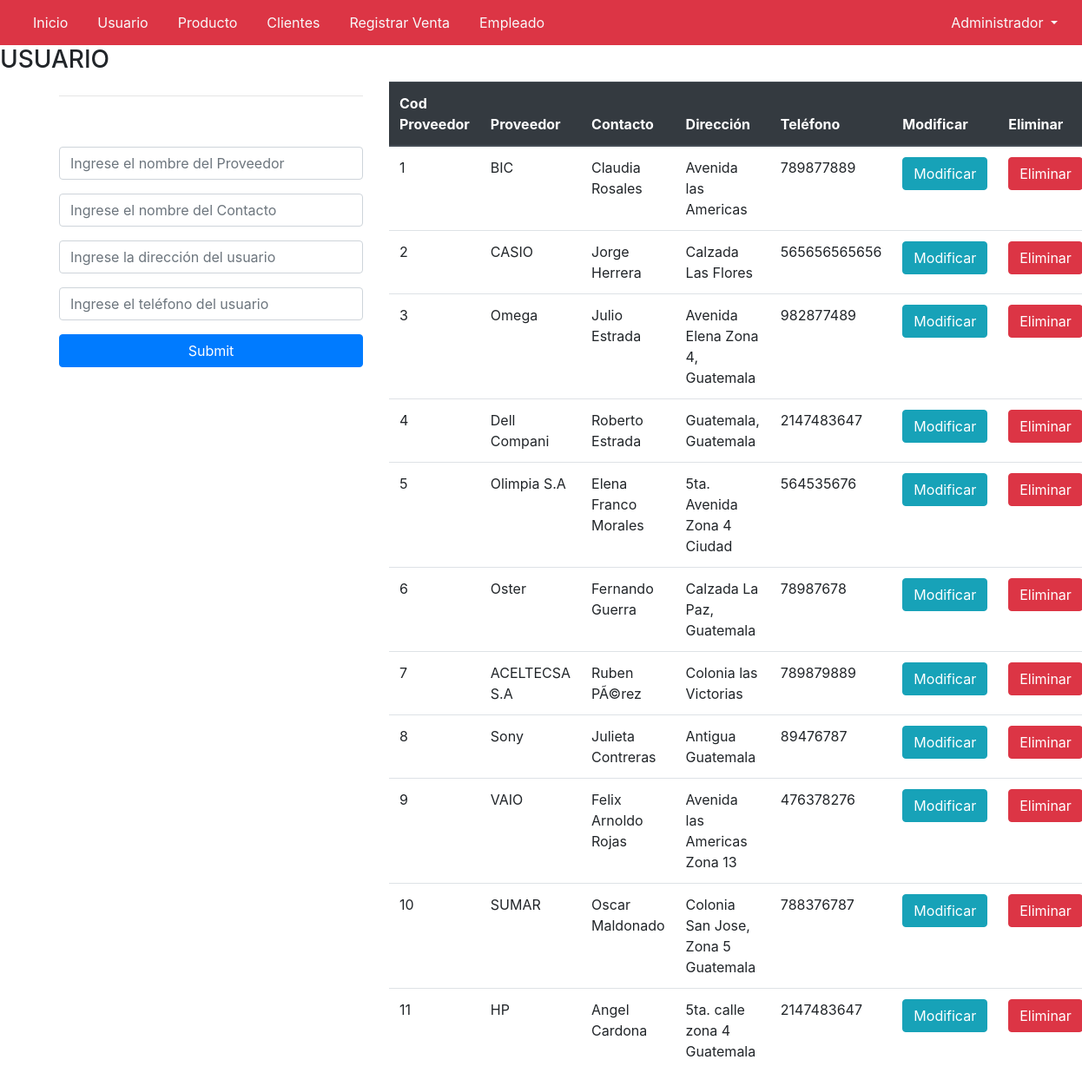
Page /ING3-10/proyecto/Proveedor.php on the committed database.
### tables this page shows
CREATE TABLE `proveedor` (
  `codproveedor` int(11) NOT NULL,
  `proveedor` varchar(100) DEFAULT NULL,
  `contacto` varchar(100) DEFAULT NULL,
  `telefono` bigint(11) DEFAULT NULL,
  `direccion` text
);

### ING3-10/proyecto/Proveedor.php (the view, shortened to what this page needs)
<?php
    $con = conectar();
    $sql = "SELECT * FROM proveedor";
    $query = mysqli_query($con, $sql);
?>
<!DOCTYPE html>
<html>
    <head>
        <link rel="stylesheet" href="https://stackpath.bootstrapcdn.com/bootstrap/4.5.2/css/bootstrap.min.css">
    </head>
    <body>
        <nav class="navbar navbar-expand-lg navbar-light bg-danger">
            <div class="collapse navbar-collapse" id="navbarNav">
                <ul class="navbar-nav">
                    <li class="nav-item active">
                        <a style="margin-left: 10px; border: none" class="btn btn-outline-light" href="ingreso.php">Inicio</a>
                    </li>
                    <li class="nav-item">
                        <a style="margin-left: 10px; border: none" class="btn btn-outline-light" href="usuario.php" >Usuario</a>
                    </li>
                    <li class="nav-item">
                        <a style="margin-left: 10px; border: none" class="btn btn-outline-light" href="Producto.php" >Producto</a>
                    </li>
                    <li class="nav-item">
                        <a style="margin-left: 10px; border: none" class="btn btn-outline-light" href="#" >Clientes</a>
                    </li>
                    <li class="nav-item">
                        <a style="margin-left: 10px; border: none" class="btn btn-outline-light" href="#" >Registrar Venta</a>
                    </li>
                    <li class="nav-item">
                        <a style="margin-left: 10px; border: none" class="btn btn-outline-light" href="#" >Empleado</a>
                    </li>
                </ul>
            </div>
            <div class="dropdown ">
                    <button style="border: none" class="btn btn-outline-light dropdown-toggle" type="button" id="dropdownMenuButton" data-toggle="dropdown" aria-haspopup="true" aria-expanded="false">
                        Administrador
                    </button>
                </div>
        </nav>
            <h3>USUARIO</h3>
            <div class="container">
            <div class="row">
                <div class="col-md-4">
                <form action="RegistrarProveedor.php" method="POST">
                    <hr>
            <div class="alert"><?php echo isset($alert) ? $alert: ''; ?></div>
                    <input type="text" class="form-control mb-3" name="proveedor" placeholder="Ingrese el nombre del Proveedor" required>
                    <input type="text" class="form-control mb-3" name="contacto" placeholder="Ingrese el nombre del Contacto" required>
                    <input type="text" class="form-control mb-3" name="direccion" placeholder="Ingrese la dirección del usuario" required>
                    <input type="text" class="form-control mb-3" name="telefono" placeholder="Ingrese el teléfono del usuario" required>
                    <input type="submit" name="btn-ingreso " class="btn btn-primary btn-block">
                </form>
                </div>
                <div class="col-md-8">
                    <table class="table">
                    <thead class="thead-dark">
                    <tr>
                      <th scope="col">Cod Proveedor</th>
                      <th scope="col">Proveedor</th>
                      <th scope="col">Contacto</th>
                      <th scope="col">Dirección</th>
                      <th scope="col">Teléfono</th>
                      <th scope="col">Modificar</th>
                      <th scope="col">Eliminar</th>
                     </tr>
                  </thead>
                  <tbody>
                    <?php
                        while($row = mysqli_fetch_array($query)){
                    ?>
                    <tr>
                        <td><?php echo $row['codproveedor'] ?></td>
                        <td><?php echo $row['proveedor'] ?></td>
                        <td><?php echo $row['contacto'] ?></td>
                        <td><?php echo $row['direccion'] ?></td>
                        <td><?php echo $row['telefono'] ?></td>
<td><a href="ModificarP.php?id=<?php echo$row['codproveedor']?>" class="btn btn-info">Modificar</a></td>
<td><a href="EliminarP.php?id=<?php echo$row['codproveedor']?>" class="btn btn-danger">Eliminar</a></td>
                    </tr>
                    <?php
                        }
                    ?>
                  </tbody>
                </table>
                </div>
            </div>
        </div>
    </body>
</html>

### rows in the picture
proveedor: codproveedor "1", proveedor "BIC", contacto "Claudia Rosales", direccion "Avenida las Americas", telefono "789877889"
proveedor: codproveedor "2", proveedor "CASIO", contacto "Jorge Herrera", direccion "Calzada Las Flores", telefono "565656565656"
proveedor: codproveedor "3", proveedor "Omega", contacto "Julio Estrada", direccion "Avenida Elena Zona 4, Guatemala", telefono "982877489"
proveedor: codproveedor "4", proveedor "Dell Compani", contacto "Roberto Estrada", direccion "Guatemala, Guatemala", telefono "2147483647"
proveedor: codproveedor "5", proveedor "Olimpia S.A", contacto "Elena Franco Morales", direccion "5ta. Avenida Zona 4 Ciudad", telefono "564535676"
proveedor: codproveedor "6", proveedor "Oster", contacto "Fernando Guerra", direccion "Calzada La Paz, Guatemala", telefono "78987678"
proveedor: codproveedor "7", proveedor "ACELTECSA S.A", contacto "Ruben PÃ©rez", direccion "Colonia las Victorias", telefono "789879889"
proveedor: codproveedor "8", proveedor "Sony", contacto "Julieta Contreras", direccion "Antigua Guatemala", telefono "89476787"
proveedor: codproveedor "9", proveedor "VAIO", contacto "Felix Arnoldo Rojas", direccion "Avenida las Americas Zona 13", telefono "476378276"
proveedor: codproveedor "10", proveedor "SUMAR", contacto "Oscar Maldonado", direccion "Colonia San Jose, Zona 5 Guatemala", telefono "788376787"
proveedor: codproveedor "11", proveedor "HP", contacto "Angel Cardona", direccion "5ta. calle zona 4 Guatemala", telefono "2147483647"
